Frame 1 (no input): blank canvas, image omitted
Frame 60 (the mouse pressed at the canvas centre just before this capture): blank canvas, image omitted
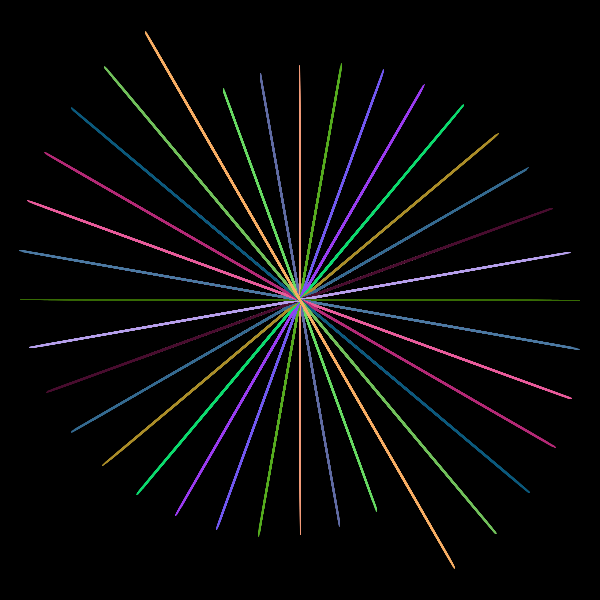
Frame 120 (the mouse held since frame 60 and released just before this capture)

The Processing sketch whose frames 1 and 60 were blank and that drew this single picture after the mouse press (run headless with seeded random() and noise(); from frame 60 on, the mouse is pressed at the canvas centre):

// Processing sketch: processing_149021
// ── processing_149021.pde

int size = 10;
int count = 50;
int angle = 0;
int weight = 1;

void setup()
{
  size(600, 600);
  background(0);
}

void draw()
{
  strokeWeight(weight);
  stroke(random(255), random(255), random(255)); 

  if (mousePressed)
  {  
    translate(mouseX, mouseY);
    size = size+5; 
    count = count + 10;
    angle += 10;
    weight += 0.05;
    rotate(radians(angle));
    for (int i=1; i <= count; i++) 
       line(random(-size, size), 0, random(-size, size), 0);
  }

  
}
